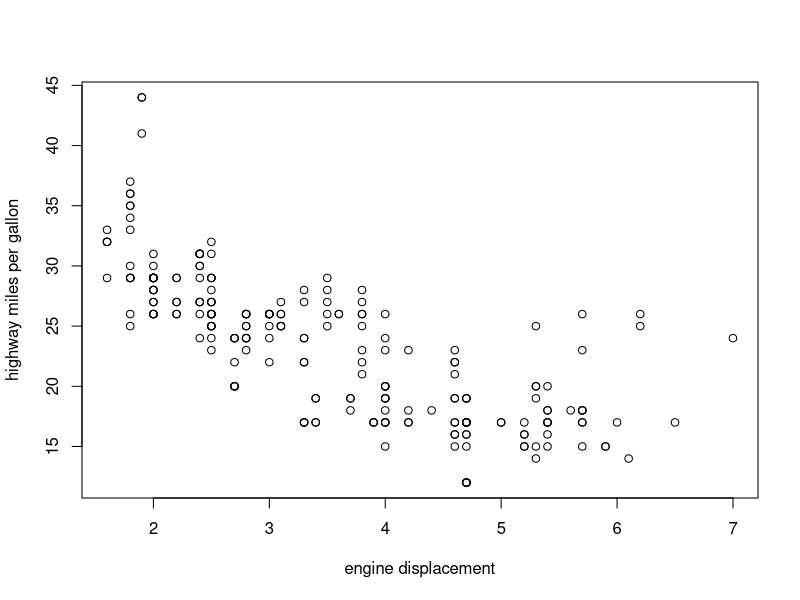
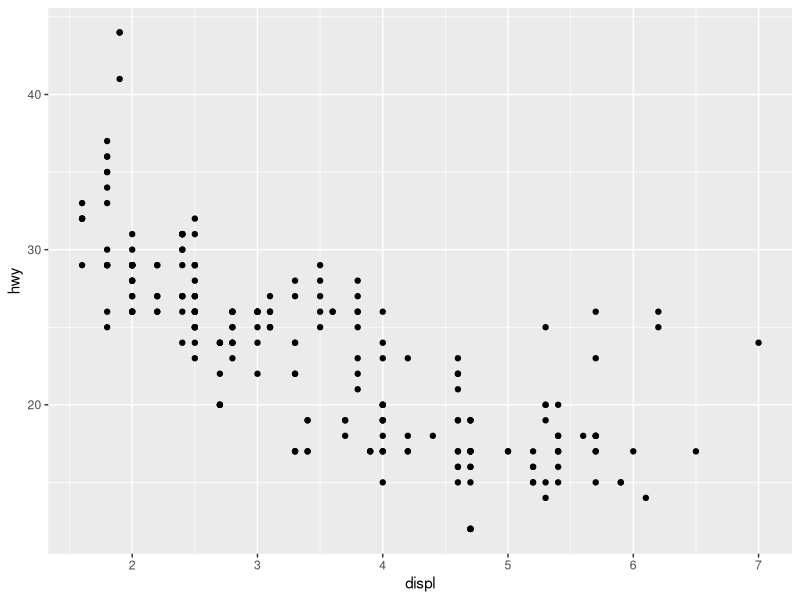
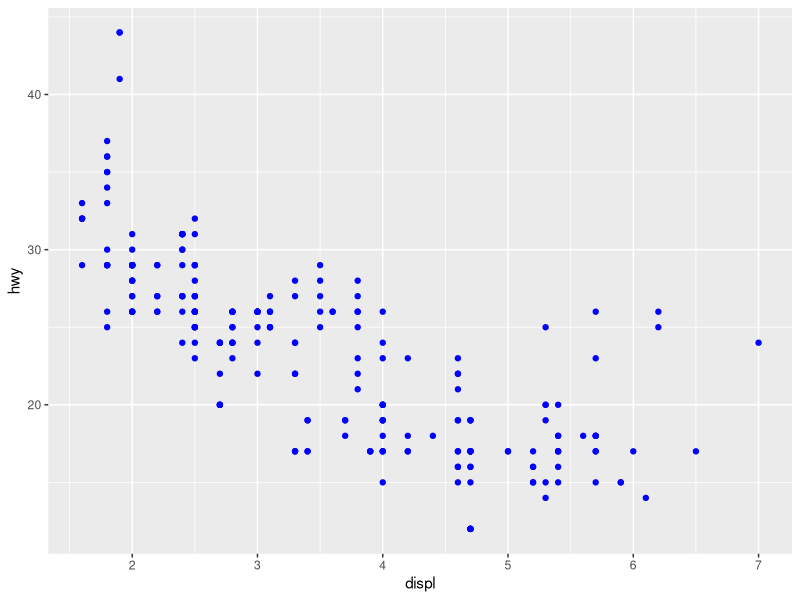
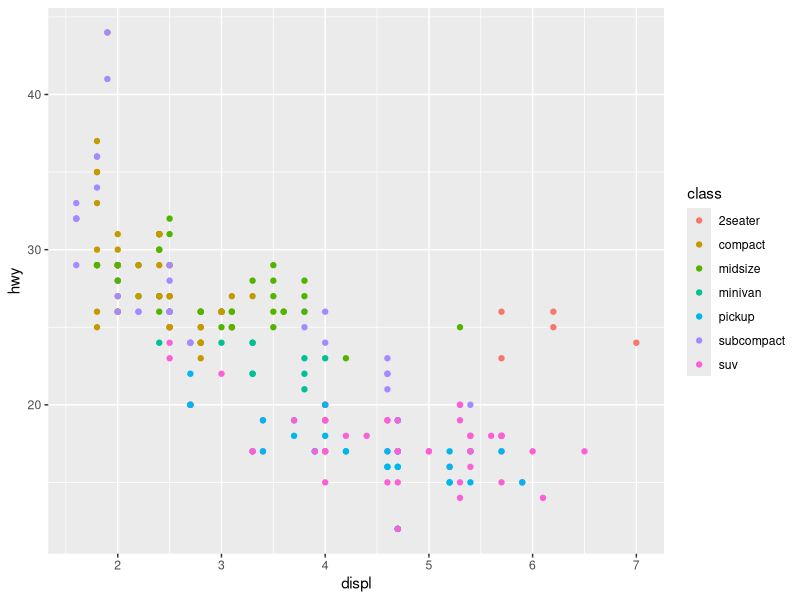
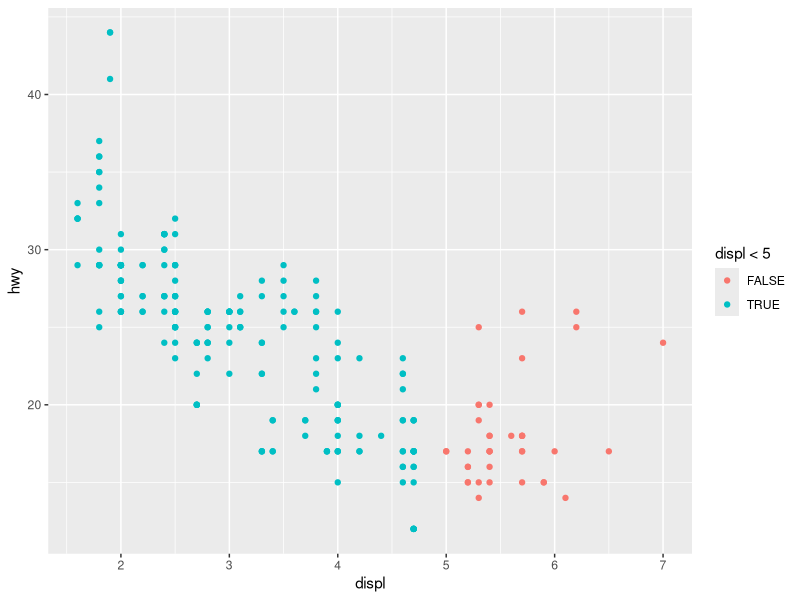
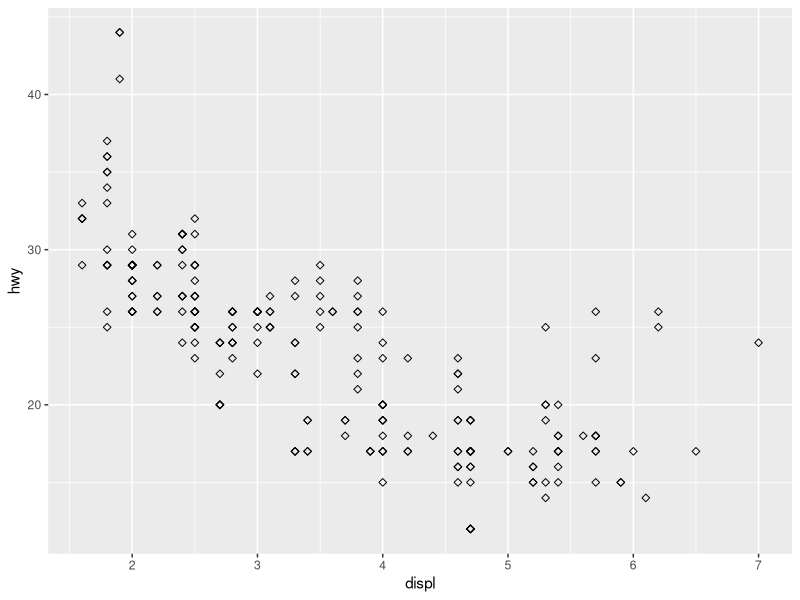
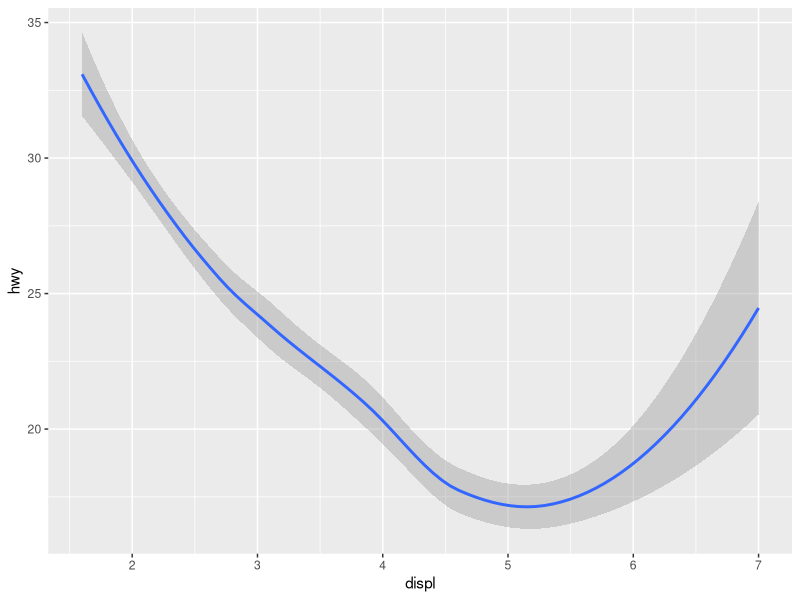
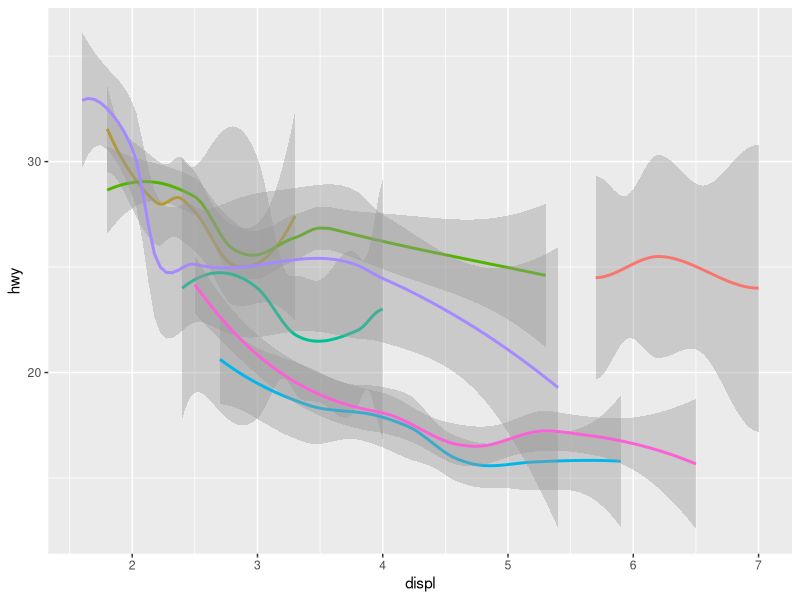

Reproduce these figures in R, in order.
library(ggplot2)

data(mpg)

# scatter plot

# R traditional function 
plot(mpg$displ, mpg$hwy,
     xlab = "engine displacement",
     ylab = "highway miles per gallon")


# using ggplot2 package

# first specify data and put plus
# next determine type of the graph

ggplot(data = mpg) +  
  geom_point(mapping = aes(x = displ, y = hwy)) 

# geom_point denote scatter plot, there are other geom function


# arbitrary color
ggplot(data = mpg) + 
  geom_point(mapping = aes(x = displ, y = hwy),
             color = "blue")

# color based on the class of car
ggplot(data = mpg) + 
  geom_point(mapping = aes(x = displ, y = hwy, color = class))

# color based on a logic
ggplot(data = mpg) + 
  geom_point(mapping = aes(x = displ, y = hwy, color = displ < 5))


# shape instead of color
ggplot(data = mpg) + 
  geom_point(mapping = aes(x = displ, y = hwy),
             shape = 5)


ggplot(data = mpg) + 
  geom_smooth(mapping = aes(x = displ, y = hwy))

# different color for each value of drv variable
ggplot(data = mpg) +
  geom_smooth(mapping = aes(x = displ, y = hwy, color = class),
    show.legend = FALSE
  )

ggplot(data = mpg) +
  geom_smooth(mapping = aes(x =displ, y = hwy),
              method = "lm",
              formula = y ~ x #default. see help for further formulas
  )


# two plots together
ggplot(data = mpg) + 
  geom_point(mapping = aes(x = displ, y = hwy)) +
  geom_smooth(mapping = aes(x = displ, y = hwy))

# local and global mapping
ggplot(data = mpg, mapping = aes(x = displ, y = hwy)) + 
  geom_point() + 
  geom_smooth()


ggplot(data = mpg, mapping = aes(x = displ, y = hwy)) + 
  geom_point(mapping = aes(color = class)) + 
  geom_smooth()


library(dplyr)
# different data for a geom object
ggplot(data = mpg, mapping = aes(x = displ, y = hwy)) + 
  geom_point(mapping = aes(color = class)) + 
  geom_smooth(data = filter(mpg, class == "subcompact"), se = FALSE)


# bar geom object
data("diamonds")


ggplot(data = diamonds) + 
  geom_bar(mapping = aes(x = cut, y = stat(count))) #why not proportion?


ggplot(data = diamonds) + 
  geom_bar(mapping = aes(x = cut, y = stat(prop)))
#what's the problem

ggplot(data = diamonds) + 
  geom_bar(mapping = aes(x = cut, y = stat(prop), group="cut"))



# fill argument
ggplot(data = diamonds) + 
  geom_bar(mapping = aes(x = cut, y = stat(count), fill = cut))


# what happens if we replace cut with another variable
ggplot(data = diamonds) + 
  geom_bar(mapping = aes(x = cut, y = stat(count), fill = clarity))


# position argument
ggplot(data = diamonds) + 
  geom_bar(mapping = aes(x = cut, fill = clarity),
           position = "identity")

ggplot(data = diamonds) + 
  geom_bar(mapping = aes(x = cut, fill = clarity), position = "dodge")


ggplot(data = diamonds) + 
  geom_bar(mapping = aes(x = cut, fill = clarity),
           position = "fill")
# do not confuse this fill with the previous fill


# dealing with overplotting
ggplot(data = mpg) + # first specify data
  geom_point(mapping = aes(x = displ, y = hwy))

ggplot(data = mpg) + 
  geom_point(mapping = aes(x = displ, y = hwy),
             position = "jitter")

ggplot(data = mpg, mapping = aes(x = cty, y = hwy)) +
  geom_point() + 
  geom_abline(slope=1, intercept = 20)

# storing a plot in a variable
p <- ggplot(mtcars, aes(wt, mpg)) + geom_point()

p + geom_vline(xintercept = 5)

p + geom_abline()

# See the R4ds chapter on data visualization as a great resource.
# https://r4ds.had.co.nz/data-visualisation.html